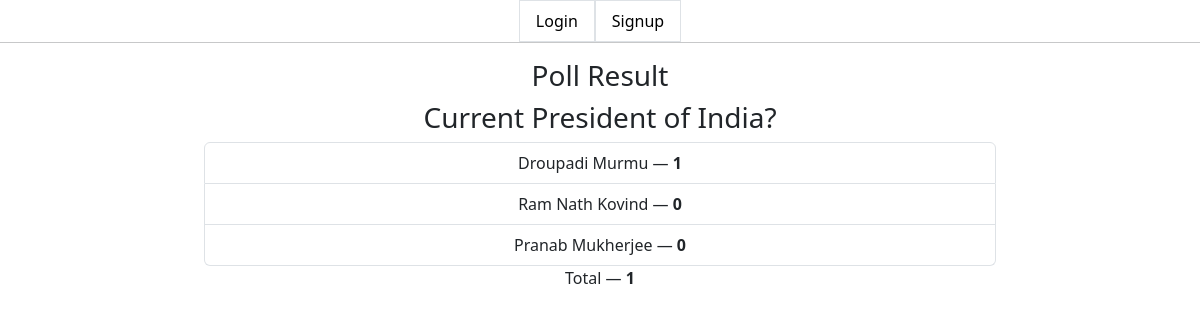
Screenshot of /results/38/ with the database file from the repository.
### poll_project/poll/models.py (models this page shows)
class Poll(models.Model):
    question = models.TextField()
    option_one = models.CharField(max_length=30)
    option_two = models.CharField(max_length=30)
    option_three = models.CharField(max_length=30)
    option_one_count = models.IntegerField(default=0)
    option_two_count = models.IntegerField(default=0)
    option_three_count = models.IntegerField(default=0)
    def total(self):
        return self.option_one_count + self.option_two_count + self.option_three_count

### poll_project/poll/views.py (the view)
# urls.py: path('results/<poll_id>/', poll_views.results, name='results'),
def results(request, poll_id):
    poll = Poll.objects.get(pk=poll_id)
    context = {
        'poll' : poll
    }
    return render(request, 'poll/results.html', context)

### poll/templates/poll/results.html (shortened to what this page needs)
<head>
</head>
{% extends "poll/base.html" %}
{% block main %}
<div class="row justify-content-center ">
    <div class="col-lg-8 col-lg-offset-2">
        <div class="panel panel-default">
            <div class="panel-heading">
                <h3 class="panel-title">Poll Result</h3>
            </div>
            <div class="panel-body">
                <h3>{{ poll.question }}</h3>
            </div>
            <ul class="list-group">
                <li class="list-group-item">{{ poll.option_one }} &mdash; <strong>{{ poll.option_one_count }}</strong></li>
                <li class="list-group-item">{{ poll.option_two }} &mdash; <strong>{{ poll.option_two_count }}</strong></li>
                <li class="list-group-item">{{ poll.option_three }} &mdash; <strong>{{ poll.option_three_count }}</strong></li>
            </ul>
            <div class="panel-footer">
                Total &mdash; <strong>{{ poll.total }}</strong>
            </div>
        </div>
    </div>
</div>
{% endblock %}

### poll/templates/poll/results.html (style rules this page uses)
body { background-color: #F5F5DC; }

### rows the page displays
Poll: question "Current President of India?", option_one "Droupadi Murmu", option_one_count "1", option_two "Ram Nath Kovind", option_two_count "0", option_three "Pranab Mukherjee", option_three_count "0", total "1"
